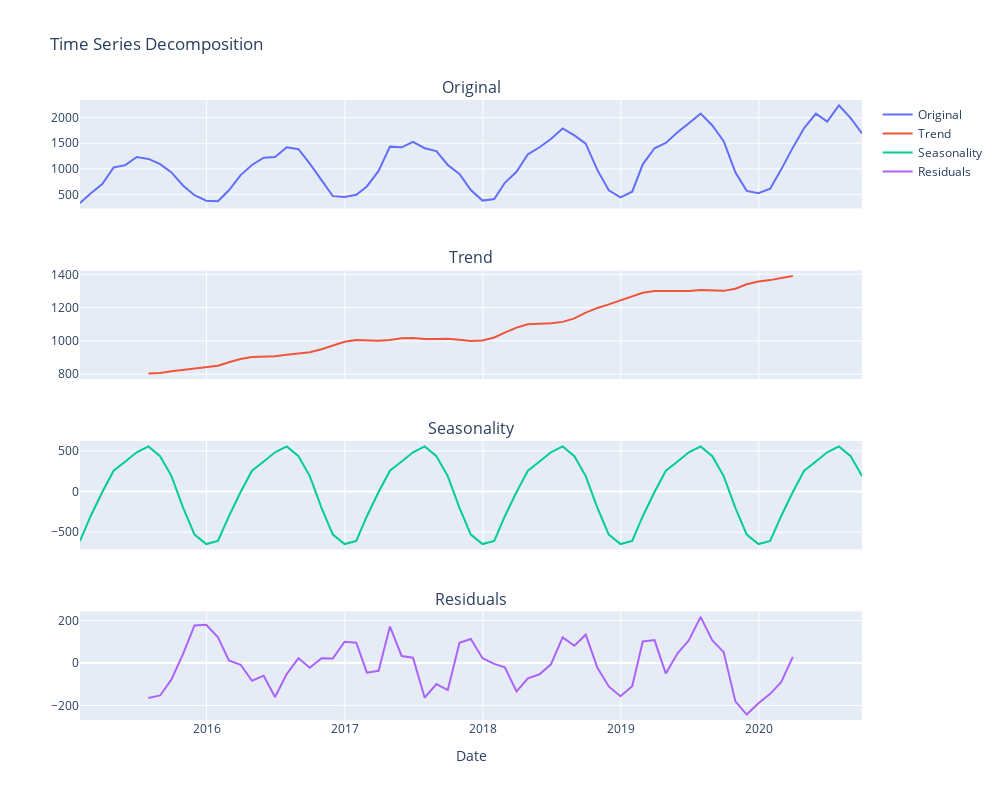

Write notebook code for a chart like this one.
### Markdown cell above
I'm doing the same here, but with plotly

### Code cell
import plotly.graph_objects as go
from plotly.subplots import make_subplots

# Create subplots: 3 rows, 1 column
fig = make_subplots(rows=4, cols=1, shared_xaxes=True, vertical_spacing=0.1,
                    subplot_titles=('Original', 'Trend', 'Seasonality', 'Residuals'))

# Add the first plot (Original)
fig.add_trace(go.Scatter(x=ts.index, y=ts, mode='lines', name='Original'),
              row=1, col=1)
fig.update_traces(hovertemplate='Date=%{x}<br>Value=%{y}')

# Add the second plot (Trend)
fig.add_trace(go.Scatter(x=trend.index, y=trend, mode='lines', name='Trend'),
              row=2, col=1)
fig.update_traces(hovertemplate='Date=%{x}<br>Value=%{y}')

# Add the third plot (Seasonality)
fig.add_trace(go.Scatter(x=seasonal.index, y=seasonal, mode='lines', name='Seasonality'),
              row=3, col=1)
fig.update_traces(hovertemplate='Date=%{x}<br>Value=%{y}')

fig.add_trace(go.Scatter(x=residual.index, y=residual, mode='lines', name='Residuals'),
              row=4, col=1)
fig.update_traces(hovertemplate='Date=%{x}<br>Value=%{y}')

# Update layout
fig.update_layout(height=800, width=1000, showlegend=True, title_text="Time Series Decomposition")
fig.update_xaxes(title_text="Date", row=4, col=1)  # Label x-axis only on the last plot

# Show plot
fig.show()
